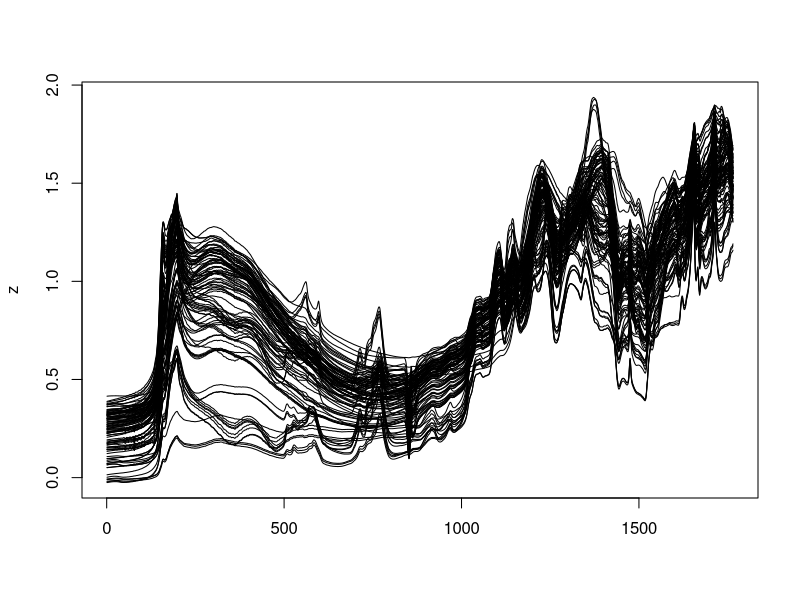
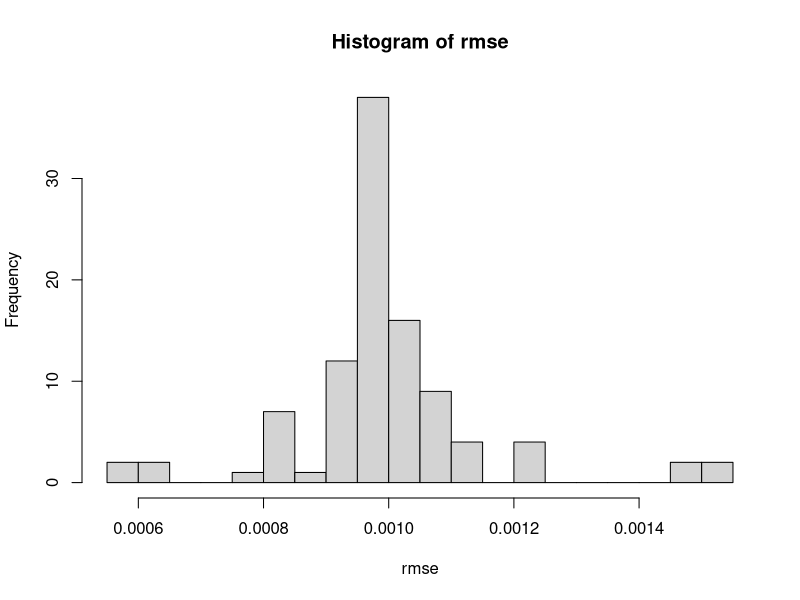

These charts were generated, in order, by the following R code: (Note: this script raises an error after producing the figures.)
# from Jason, out of the MIR db
mir <- read.csv('NE_MIR.csv')
str(mir)

# note wavenumber basis frequencies
table(mir$d_wavelength_array_id)

# unique basis found in the MIR library
wv <- read.csv('Wavelength.csv')
str(wv)

# split strings
wv <- strsplit(wv$wavelength_string, split = ',', fixed = TRUE)
wv <- lapply(wv, as.numeric)

# the differences are quite small
summary(wv[[1]] - wv[[2]])

# use the second basis as our template
w.new <- round(wv[[2]])


# split all spectra text -> numeric vectors
w <- strsplit(mir$wavelength_string, split = ',', fixed = TRUE)
w <- lapply(w, as.numeric)

a <- strsplit(mir$absorbance, split = ',', fixed = TRUE)
a <- lapply(a, as.numeric)

# all have the same dimensions
table(sapply(w, length))

# w[[1]]
# a[[1]]


.interp <- function(w, a) {
  s <- splinefun(x = w, y = a, method = 'natural')
  res <- s(w.new)
  return(res)
}

z <- mapply(.interp, w = w, a = a)
matplot(z, type = 'l', lty = 1, col = 1)


a.mat <- do.call('cbind', a)
str(a.mat)

sqrt(mean((z - a.mat)^2))


rmse <- sapply(1:ncol(a.mat), FUN = function(i) {
  
  res <- sqrt(mean((z[, i] - a.mat[, i])^2))
  return(res)
  
})

hist(rmse, breaks = 30)

summary(rmse)


# iterate over interpolated spectra / original file names
for(i in 1:nrow(mir)) {
  d <- data.frame(
    w = w[[i]], 
    a = a[[i]], 
    w.new = w.new,
    a.new = .interp(w[[i]], a[[i]])
  )
  
  fn <- file.path('files', sprintf("%s.csv", mir$filename[i]))
  
  write.csv(d, file = fn, row.names = FALSE)
}





i <- 50

a.new <- .interp(w[[i]], a[[i]])


par(mar = c(4.5, 4, 4, 1))

plot(w[[i]], a[[i]], type = 'l', lwd = 6, col = 'grey', las = 1, xlab = 'Wavenumber (1/cm)', ylab = 'Absorbance', main = 'Original vs. Interpolated')
lines(w.new, a.new, col = 2)


idx <- 1000:800
plot(w[[i]][idx], a[[i]][idx], type = 'p', pch = 16, col = 'grey', las = 1, xlab = 'Wavenumber (1/cm)', ylab = 'Absorbance', main = 'Original vs. Interpolated')
lines(w.new[idx], a.new[idx], col = 2)




data.frame(
  wv_source = head(w[[i]], 10),
  a_source = head(a[[i]], 10),
  wv_interp = head(w.new, 10),
  a_interp = head(a.new, 10)
)


